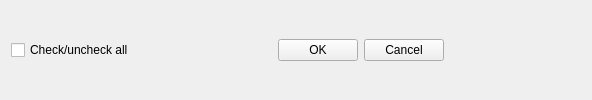
    <widget class="QWidget" name="widget" native="true">
     <property name="sizePolicy">
      <sizepolicy hsizetype="Minimum" vsizetype="Minimum">
       <horstretch>0</horstretch>
       <verstretch>0</verstretch>
      </sizepolicy>
     </property>
     <layout class="QHBoxLayout" name="horizontalLayout">
      <property name="topMargin">
       <number>0</number>
      </property>
      <property name="bottomMargin">
       <number>0</number>
      </property>
      <item>
       <widget class="QCheckBox" name="chCheckUncheck">
        <property name="text">
         <string>Check/uncheck all</string>
        </property>
       </widget>
      </item>
      <item>
       <spacer name="horizontalSpacer">
        <property name="orientation">
         <enum>Qt::Horizontal</enum>
        </property>
        <property name="sizeHint" stdset="0">
         <size>
          <width>138</width>
          <height>20</height>
         </size>
        </property>
       </spacer>
      </item>
      <item>
       <widget class="QPushButton" name="btnOk">
        <property name="text">
         <string>OK</string>
        </property>
       </widget>
      </item>
      <item>
       <widget class="QPushButton" name="btnCancel">
        <property name="text">
         <string>Cancel</string>
        </property>
       </widget>
      </item>
      <item>
       <spacer name="horizontalSpacer_2">
        <property name="orientation">
         <enum>Qt::Horizontal</enum>
        </property>
        <property name="sizeHint" stdset="0">
         <size>
          <width>137</width>
          <height>20</height>
         </size>
        </property>
       </spacer>
      </item>
     </layout>
    </widget>
